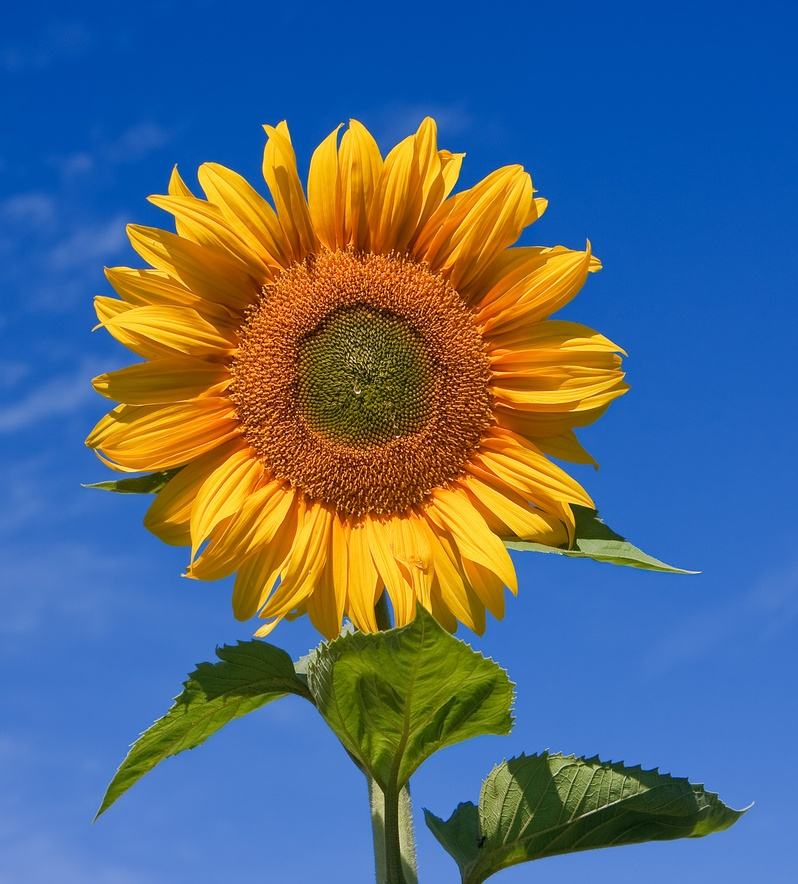
#> input picture hw2/harris_sunflower.jpg, 798 x 884 px, shrunk from 1404 x 1555 before the run
$ python 'question2_task1&2_hMatrixComputation.py'   (older library calls are emulated)
#> lines starting #> are read from the running program, lines starting #| are printed output that depends on the picture; long printed decimals are rounded
import cv2
import numpy as np

def compute_harris_matrix(img, window_size=3, sigma=0.5):
    img = img.astype(np.float32)

    I_x = cv2.Sobel(img, cv2.CV_32F, 1, 0, ksize=3)
    I_y = cv2.Sobel(img, cv2.CV_32F, 0, 1, ksize=3)

    Ixx = I_x**2
    Iyy = I_y**2
    Ixy = I_x * I_y

    ksize = 5
    gaussian = cv2.getGaussianKernel(ksize, sigma)
    w = gaussian @ gaussian.T

    Sxx = cv2.filter2D(Ixx, -1, w, borderType=cv2.BORDER_REFLECT)
    Syy = cv2.filter2D(Iyy, -1, w, borderType=cv2.BORDER_REFLECT)
    Sxy = cv2.filter2D(Ixy, -1, w, borderType=cv2.BORDER_REFLECT)

    h, w_img = img.shape
    H_matrices = np.zeros((h, w_img, 2, 2), dtype=np.float32)
    H_matrices[:, :, 0, 0] = Sxx
    H_matrices[:, :, 0, 1] = Sxy
    H_matrices[:, :, 1, 0] = Sxy
    H_matrices[:, :, 1, 1] = Syy

    return H_matrices, (Sxx, Sxy, Syy)

img = cv2.imread('harris_sunflower.jpg', cv2.IMREAD_GRAYSCALE)
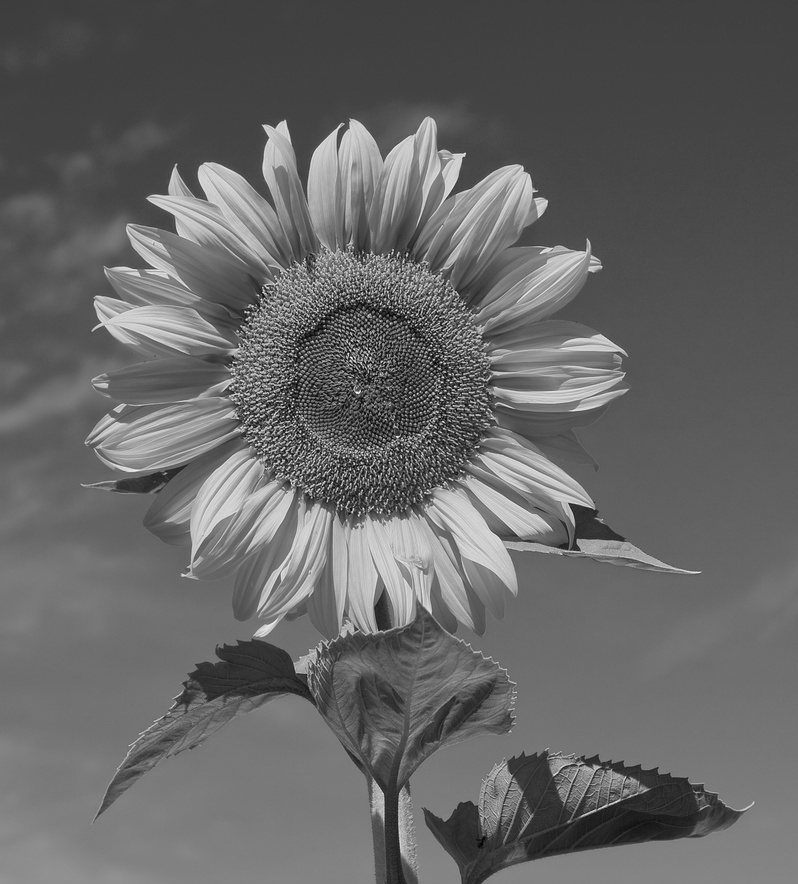
#> img: shape (884, 798); min 0, max 255, mean 101.9
H, (Sxx, Sxy, Syy) = compute_harris_matrix(img, window_size=5, sigma=0.5)
#> in compute_harris_matrix, `I_x = cv2.Sobel(img, cv2.CV_32F, 1, 0, ksize=3)`:
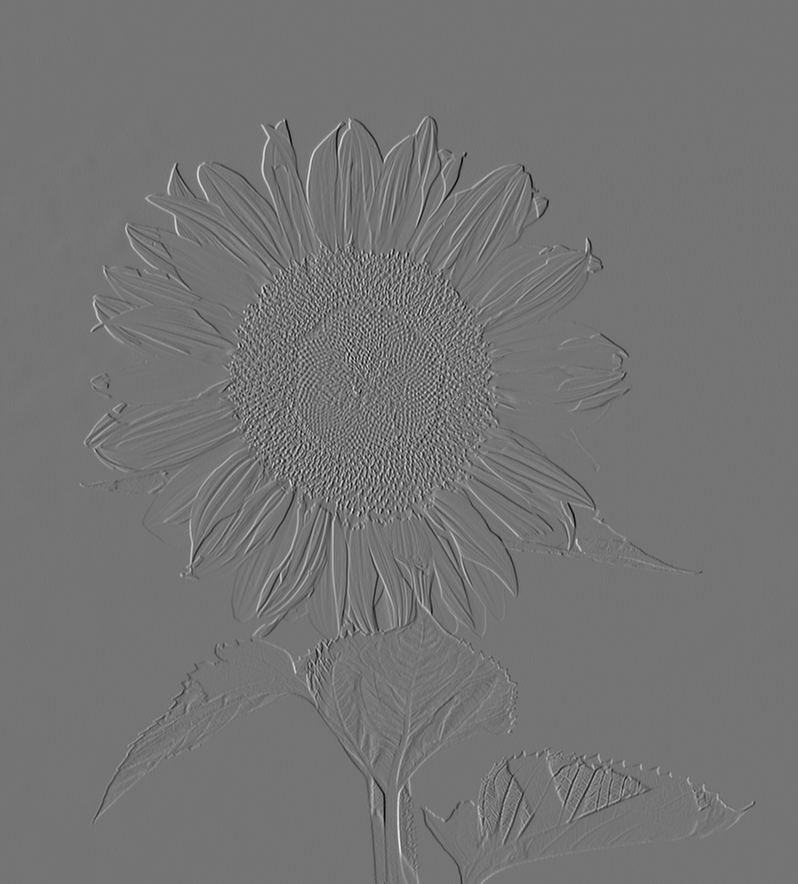
#> I_x: shape (884, 798) float32; min -675, max 800, mean 0; drawn with min black and max white
#> in compute_harris_matrix, `I_y = cv2.Sobel(img, cv2.CV_32F, 0, 1, ksize=3)`:
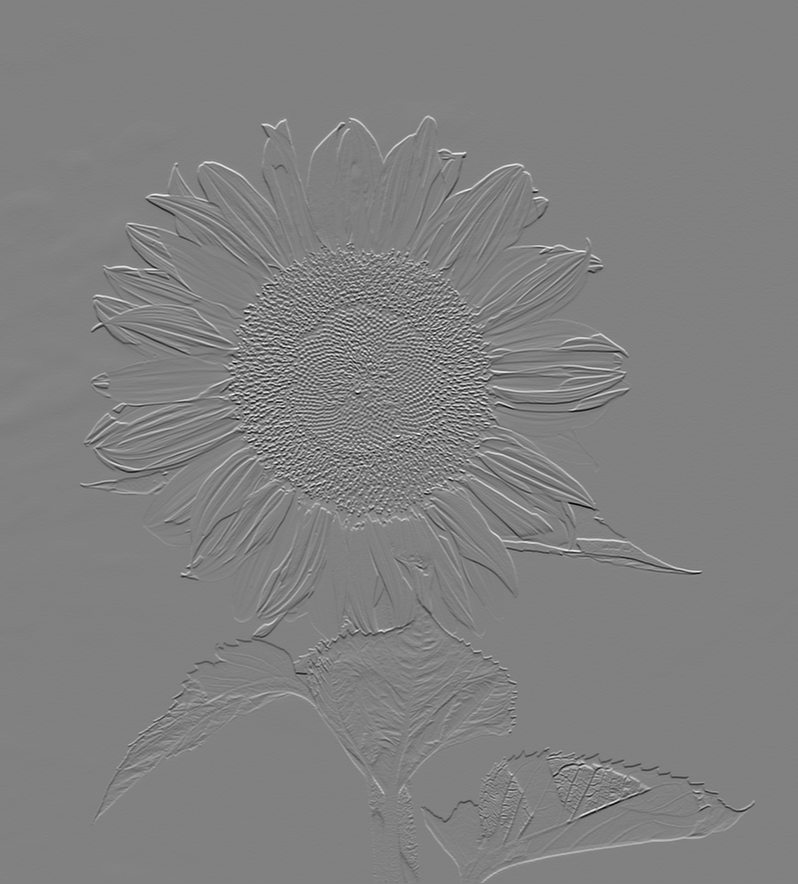
#> I_y: shape (884, 798) float32; min -717, max 700, mean 0.6; drawn with min black and max white
#> in compute_harris_matrix, `Ixy = I_x * I_y`:
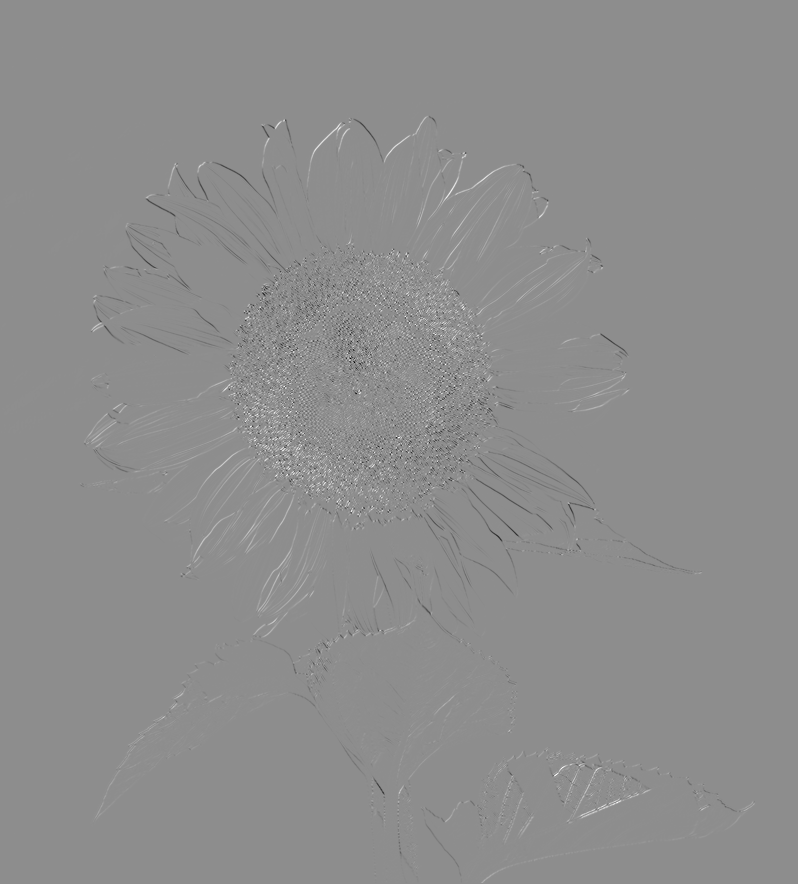
#> Ixy: shape (884, 798) float32; min -294025, max 234156, mean 186.6; drawn with min black and max white
print("H matrix at pixel (10,10):\n", H[10, 10])
#| H matrix at pixel (10,10):
#|  [[2.942 0.0593 ]
#|  [0.0593  0.4045]]

def compute_corner_strength(Sxx, Sxy, Syy, k=0.1):
    detH = (Sxx * Syy) - (Sxy ** 2)
    traceH = Sxx + Syy

    cH = detH - k * (traceH ** 2)
    return cH

# Task 2: Compute corner strength
corner_strength = compute_corner_strength(Sxx, Sxy, Syy, k=0.1)
#> in compute_corner_strength, `traceH = Sxx + Syy`:
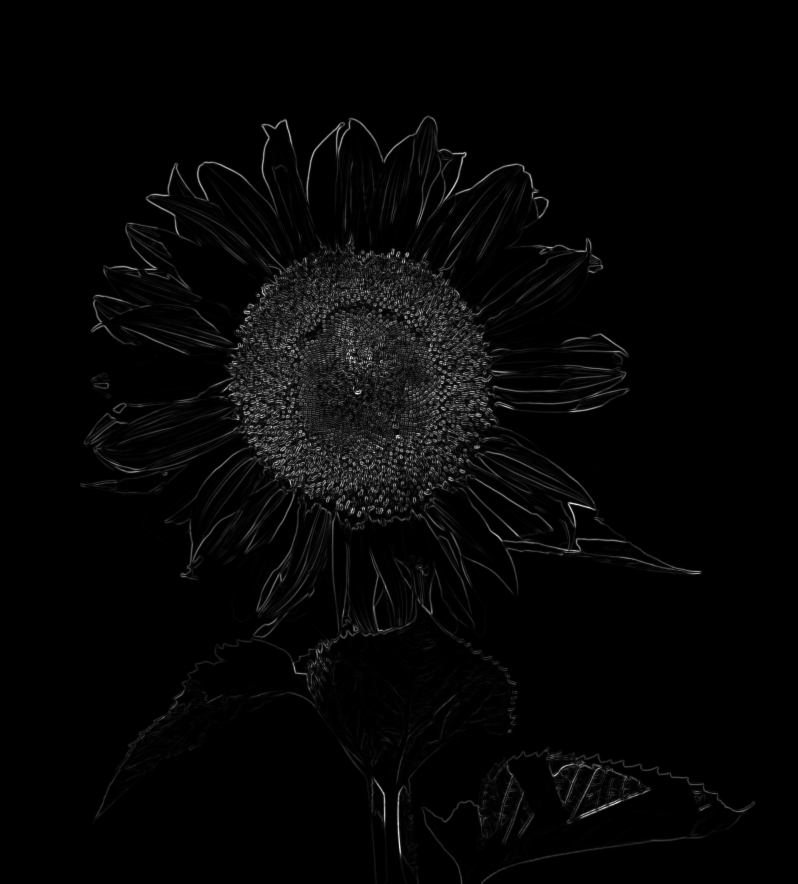
#> traceH: shape (884, 798) float32; min 0, max 470978.4, mean 10563.6; drawn with min black and max white
#> in compute_corner_strength, `cH = detH - k * (traceH ** 2)`:
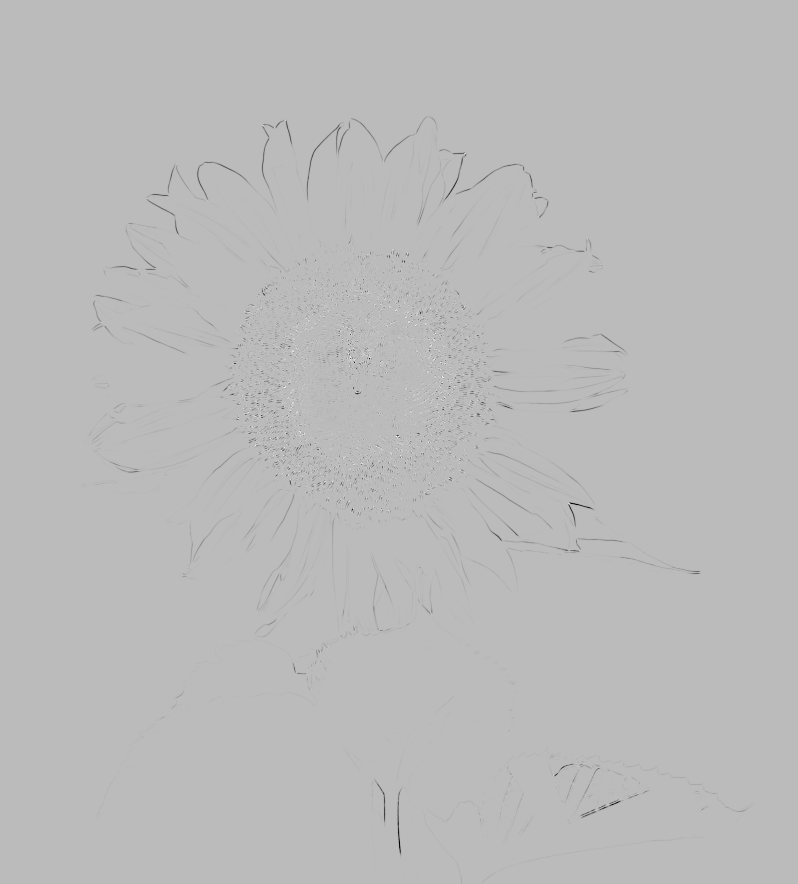
#> cH: shape (884, 798) float32; min -1.7e+10, max 6.15e+09, mean -47690864; drawn with min black and max white

print("Corner strength at pixel (10,10):", corner_strength[10, 10])
#| Corner strength at pixel (10,10): 0.06661
